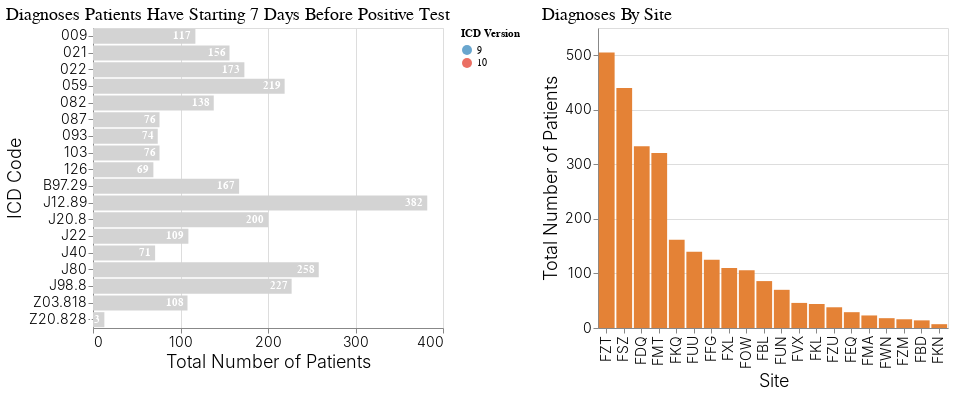

Notebook cell for this chart:
### Code cell
# Mouseover effect
mouseover = alt.selection(type='single', on='mouseover', fields=[siteid], nearest=False)

# Base bar chart
base = alt.Chart(df).mark_bar().encode(
    x=alt.X(f"sum({num_patients}):Q", title="Total Number of Patients", axis=alt.Axis(tickCount=5)),
    y=alt.Y(f"{icd_code}:N", title="ICD Code"),
    color=alt.value("lightgray")
).transform_filter(
    # Do not show uncertain data
    alt.FieldGTEPredicate(field=num_patients, gte=0)
).properties(
    title="Diagnoses Patients Have Starting 7 Days Before Positive Test",
    width=350,
    height=300
)

# Text label
text = base.mark_text(align='right', baseline='middle', dx=-4, fontWeight="bold").encode(
    text=f"sum({num_patients}):Q",
    color=alt.value("white")
)

# Highlight selected site id
hl = base.encode(
    color=alt.Color(icd_version + ":N", scale=icd_color_scale, title="ICD Version")
).transform_filter(mouseover)

text_hl = hl.mark_text(align='left', baseline='middle', dx=4, fontWeight="bold").encode(
    text=f"sum({num_patients}):Q"
)

# Chart for total by site ID
chart_by_siteid = alt.Chart(df).mark_bar().encode(
    y=alt.Y(f"sum({num_patients}):Q", title="Total Number of Patients", axis=alt.Axis(tickCount=5)),
    x=alt.X(f"{siteid}:N", title="Site", sort="-y"),
    color=alt.condition(~mouseover, alt.value("rgb(244, 208, 75)"), alt.value("#E48236"))
).transform_filter(
    # Do not show uncertain data
    alt.FieldGTEPredicate(field=num_patients, gte=0)
).properties(
    title="Diagnoses By Site",
    width=350,
    height=300
).add_selection(
    mouseover
)

chart = apply_theme(
    ((base + text + hl + text_hl) | chart_by_siteid)
).resolve_scale("independent")
        
chart

### Figure 1 — Vega-Lite specification as saved in the notebook (floating-point values rounded to 4 significant figures; data arrays with more than 128 entries replaced by an {"elided": "..."} marker saying what was removed)
{"config": {"view": {"continuousWidth": 400, "continuousHeight": 300}, "axis": {"labelFontSize": 14, "labelFontWeight": 300, "titleFontSize": 18, "titleFontWeight": 300}, "title": {"anchor": "start", "fontSize": 18, "fontWeight": 400}}, "hconcat": [{"layer": [{"mark": "bar", "encoding": {"color": {"value": "lightgray"}, "x": {"type": "quantitative", "aggregate": "sum", "axis": {"tickCount": 5}, "field": "num_patients", "title": "Total Number of Patients"}, "y": {"type": "nominal", "field": "icd_code", "title": "ICD Code"}}, "height": 300, "title": "Diagnoses Patients Have Starting 7 Days Before Positive Test", "transform": [{"filter": {"field": "num_patients", "gte": 0}}], "width": 350}, {"mark": {"type": "text", "align": "right", "baseline": "middle", "dx": -4, "fontWeight": "bold"}, "encoding": {"color": {"value": "white"}, "text": {"type": "quantitative", "aggregate": "sum", "field": "num_patients"}, "x": {"type": "quantitative", "aggregate": "sum", "axis": {"tickCount": 5}, "field": "num_patients", "title": "Total Number of Patients"}, "y": {"type": "nominal", "field": "icd_code", "title": "ICD Code"}}, "height": 300, "title": "Diagnoses Patients Have Starting 7 Days Before Positive Test", "transform": [{"filter": {"field": "num_patients", "gte": 0}}], "width": 350}, {"mark": "bar", "encoding": {"color": {"type": "nominal", "field": "icd_version", "scale": {"domain": ["9", "10"], "range": ["#69A6CE", "#EB6F63"]}, "title": "ICD Version"}, "x": {"type": "quantitative", "aggregate": "sum", "axis": {"tickCount": 5}, "field": "num_patients", "title": "Total Number of Patients"}, "y": {"type": "nominal", "field": "icd_code", "title": "ICD Code"}}, "height": 300, "title": "Diagnoses Patients Have Starting 7 Days Before Positive Test", "transform": [{"filter": {"field": "num_patients", "gte": 0}}, {"filter": {"selection": "selector006"}}], "width": 350}, {"mark": {"type": "text", "align": "left", "baseline": "middle", "dx": 4, "fontWeight": "bold"}, "encoding": {"color": {"type": "nominal", "field": "icd_version", "scale": {"domain": ["9", "10"], "range": ["#69A6CE", "#EB6F63"]}, "title": "ICD Version"}, "text": {"type": "quantitative", "aggregate": "sum", "field": "num_patients"}, "x": {"type": "quantitative", "aggregate": "sum", "axis": {"tickCount": 5}, "field": "num_patients", "title": "Total Number of Patients"}, "y": {"type": "nominal", "field": "icd_code", "title": "ICD Code"}}, "height": 300, "title": "Diagnoses Patients Have Starting 7 Days Before Positive Test", "transform": [{"filter": {"field": "num_patients", "gte": 0}}, {"filter": {"selection": "selector006"}}], "width": 350}]}, {"mark": "bar", "encoding": {"color": {"condition": {"value": "rgb(244, 208, 75)", "selection": {"not": "selector006"}}, "value": "#E48236"}, "x": {"type": "nominal", "field": "siteid", "sort": "-y", "title": "Site"}, "y": {"type": "quantitative", "aggregate": "sum", "axis": {"tickCount": 5}, "field": "num_patients", "title": "Total Number of Patients"}}, "height": 300, "selection": {"selector006": {"type": "single", "on": "mouseover", "fields": ["siteid"], "nearest": false}}, "title": "Diagnoses By Site", "transform": [{"filter": {"field": "num_patients", "gte": 0}}], "width": 350}], "data": {"name": "data-8b8b507f20b573d8442ec6cd7121ff93"}, "resolve": {"scale": {"color": "independent"}}, "$schema": "https://vega.github.io/schema/vega-lite/v4.0.2.json", "datasets": {"data-8b8b507f20b573d8442ec6cd7121ff93": {"elided": "200 records"}}}
